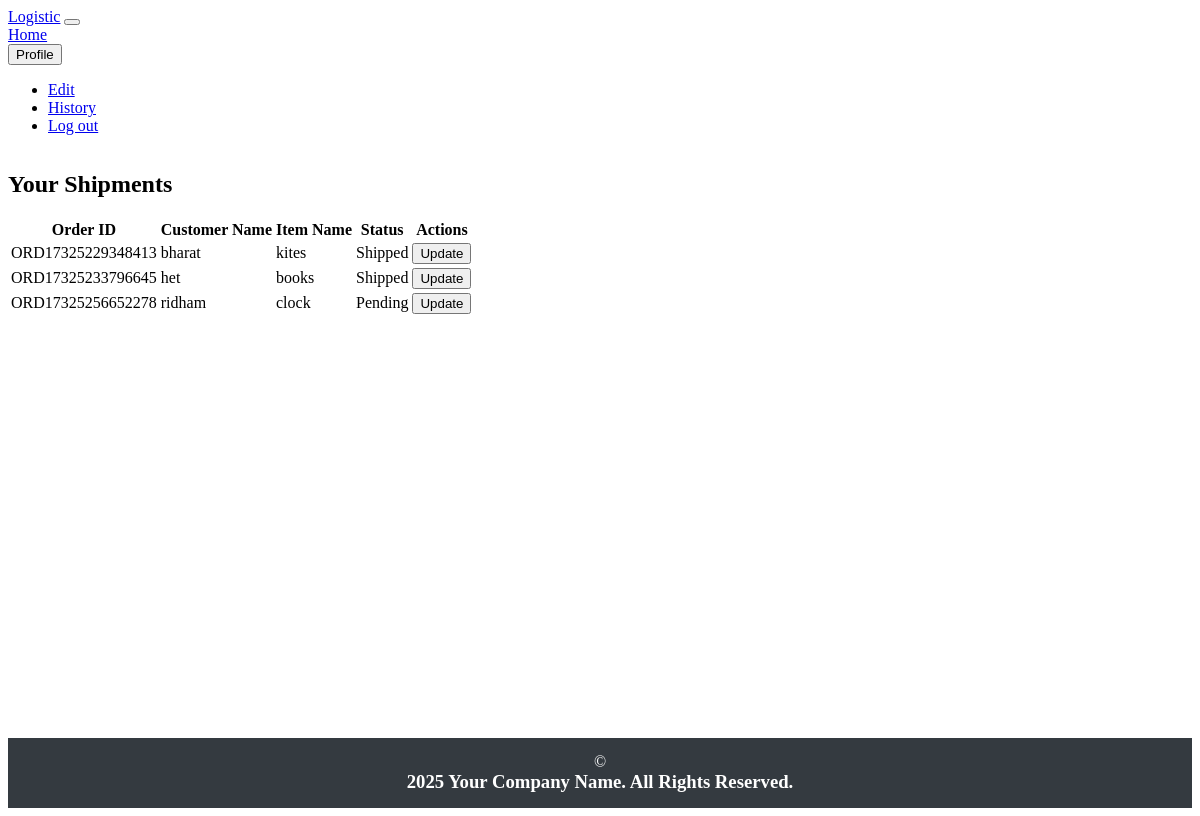
The app's page /public/client/client_account.php (signed in) with its own data.
### tables this page shows
CREATE TABLE `shipment` (
  `shipment_id` int(11) NOT NULL,
  `order_id` varchar(255) NOT NULL,
  `username` varchar(50) DEFAULT NULL,
  `dealer_id` int(11) DEFAULT NULL,
  `dealer_name` varchar(50) NOT NULL,
  `customer_name` varchar(255) NOT NULL,
  `item_name` varchar(255) NOT NULL,
  `from_location` varchar(255) NOT NULL,
  `to_location` varchar(255) NOT NULL,
  `shipment_date` datetime NOT NULL,
  `quantity` int(11) NOT NULL,
  `status` enum('Pending','Shipped','Delivered') NOT NULL DEFAULT 'Pending'
);

### public/client/client_account.php (the view, shortened to what this page needs)
<?php
$host = 'localhost';
$db = 'project';
$user = 'root';
$pass = '';
$conn = new mysqli($host, $user, $pass, $db);
$client_id = intval($_SESSION['user_id']);
$query = "SELECT * FROM shipment WHERE dealer_id = ?";
$stmt = $conn->prepare($query);
$stmt->bind_param('i', $client_id);
$stmt->execute();
$result = $stmt->get_result();
$client_shipments = $result->num_rows > 0 ? $result->fetch_all(MYSQLI_ASSOC) : [];
?>
<!DOCTYPE html>
<html lang="en">
<head>
    <link href="../../assets/css/bootstrap" rel="stylesheet">
</head>
<body>
    <?php include 'client_header.php'; ?>
    <div class="container mt-5">
        <h2 class="text-center mb-4">Your Shipments</h2>
        <?php if (count($client_shipments) > 0): ?>
            <div class="table-responsive">
                <table class="table table-striped table-bordered">
                    <thead>
                        <tr>
                            <th>Order ID</th>
                            <th>Customer Name</th>
                            <th>Item Name</th>
                            <th>Status</th>
                            <th>Actions</th>
                        </tr>
                    </thead>
                    <tbody>
                        <?php foreach ($client_shipments as $shipment): ?>
                            <tr>
                                <td><?= htmlspecialchars($shipment['order_id']); ?></td>
                                <td><?= htmlspecialchars($shipment['customer_name']); ?></td>
                                <td><?= htmlspecialchars($shipment['item_name']); ?></td>
                                <td><?= htmlspecialchars($shipment['status']); ?></td>
                                <td>
                                    <form method="GET" action="update_order.php" class="d-inline">
                                        <button type="submit" class="btn btn-sm btn-warning">Update</button>
                                    </form>
                                </td>
                            </tr>
                        <?php endforeach; ?>
                    </tbody>
                </table>
            </div>
        <?php else: ?>
            <p class="alert alert-warning text-center">No shipments assigned to you.</p>
        <?php endif; ?>
    </div>
    <?php include'footer.php'; ?>
</body>
</html>

### public/client/footer.php (style rules this page uses)
body { display: flex; flex-direction: column; min-height: 100vh; }

### records on screen
shipment: order "ORD17325229348413", customer_name "bharat", item_name "kites", status "Shipped"
shipment: order "ORD17325233796645", customer_name "het", item_name "books", status "Shipped"
shipment: order "ORD17325256652278", customer_name "ridham", item_name "clock", status "Pending"
